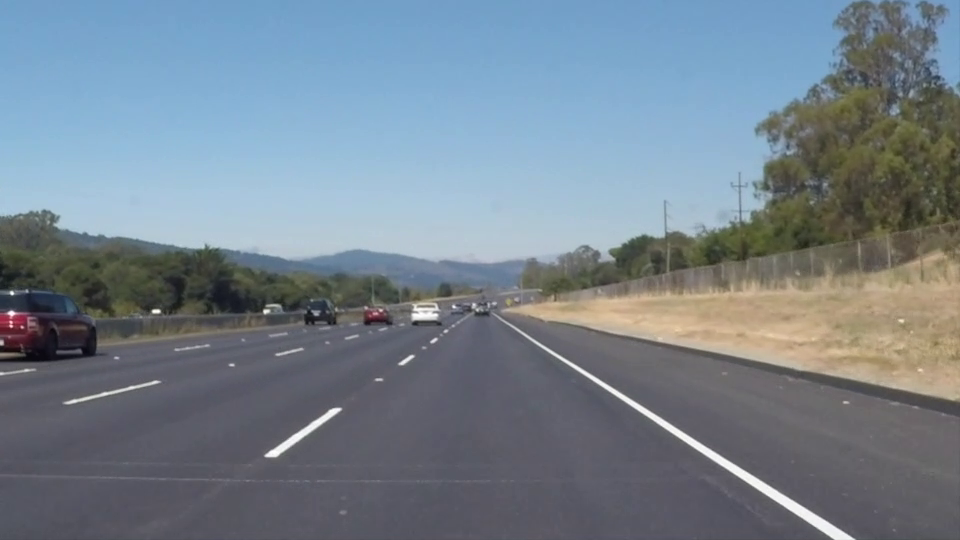
#> input picture frame 22 of test_video/solidWhiteRight.mp4, 960 x 540 px, given in place of challenge.mp4, which was not available
$ python lane_detection_for_video.py
#> lines starting #> are read from the running program, lines starting #| are printed output that depends on the picture; after the words box and inside, x2 and y2 are one past the last pixel; in counts of white or black regions, pixels touching at a corner belong together; pictures that were not available may be replaced by others from this repository, and a replacement may not be noted
### slidewindow.py
import cv2
import numpy as np
import matplotlib.pyplot as plt
# from scipy.interpolate import *
from matplotlib.pyplot import *
import math
# float로 조향값 public

TOTAL_CNT = 50

class SlideWindow:

    def __init__(self):
        self.current_line = "DEFAULT"
        self.left_fit = None
        self.right_fit = None
        self.leftx = None
        self.rightx = None
        self.lhd = 240
        self.left_cnt = 25
        self.right_cnt = 25

        self.x_previous = 320


    def slidewindow(self, img, roi_flag):

        x_location = 320
        # init out_img, height, width
        out_img = np.dstack((img, img, img)) * 255# deleted
        # out_img = img # added
        height = img.shape[0]
        width = img.shape[1]

        # num of windows and init the height
        window_height = 15 # 7
        nwindows = 30 # 30

        # find nonzero location in img, nonzerox, nonzeroy is the array flatted one dimension by x,y
        nonzero = img.nonzero()
        #print nonzero
        nonzeroy = np.array(nonzero[0])
        nonzerox = np.array(nonzero[1])
        #print nonzerox
        # init data need to sliding windows
        margin = 40
        minpix = 0 #10
        left_lane_inds = []
        right_lane_inds = []

        win_h1 = 380
        win_h2 = 480

        win_l_w_l = 185 - 80
        win_l_w_r = 185 + 80
        win_r_w_l = 455 - 80
        win_r_w_r = 455 + 80

        circle_height = 240

        road_width = 0.47 # 0.415
        half_road_width = 0.5 * road_width

        pts_left = np.array([[win_l_w_l, win_h2], [win_l_w_l, win_h1], [win_l_w_r, win_h1], [win_l_w_r, win_h2]], np.int32)
        cv2.polylines(out_img, [pts_left], False, (0,255,0), 1)
        pts_right = np.array([[win_r_w_l, win_h2], [win_r_w_l, win_h1], [win_r_w_r, win_h1], [win_r_w_r, win_h2]], np.int32)
        cv2.polylines(out_img, [pts_right], False, (255,0,0), 1)

        pts_catch = np.array([[0, circle_height], [width, circle_height]], np.int32)
        cv2.polylines(out_img, [pts_catch], False, (0,120,120), 1)


        # indicies before start line(the region of pts_left)
        # 337 -> 310
        good_left_inds = ((nonzerox >= win_l_w_l) & (nonzeroy <= win_h2) & (nonzeroy > win_h1) & (nonzerox <= win_l_w_r)).nonzero()[0]
        good_right_inds = ((nonzerox >= win_r_w_l) & (nonzeroy <= win_h2) & (nonzeroy > win_h1) & (nonzerox <= win_r_w_r)).nonzero()[0]

        # left line exist, lefty current init
        y_current = height - 1
        x_current = None

        # check the minpix before left start line
        # if minpix is enough on left, draw left, then draw right depends on left
        # else draw right, then draw left depends on right


        if len(good_left_inds) > len(good_right_inds):

            # self.current_line = "LEFT"
            line_flag = 1
            x_current = int(np.mean(nonzerox[good_left_inds]))
            # y_current = int(np.mean(nonzeroy[good_left_inds]))

        elif len(good_left_inds) < len(good_right_inds):

            # self.current_line = "RIGHT"
            line_flag = 2
            x_current = int(np.mean(nonzerox[good_right_inds]))
            # y_current = int(np.mean(nonzeroy[good_right_inds]))

        else:
            # print("Cant SEE!!!!")
            self.current_line = "MID"
            line_flag = 3

        # it's just for visualization of the valid inds in the region: ind dot
        if line_flag == 1:
            for i in range(len(good_left_inds)):
                img = cv2.circle(out_img, (nonzerox[good_left_inds[i]], nonzeroy[good_left_inds[i]]), 1, (0,255,0), -1)
        elif line_flag == 2:
            for i in range(len(good_right_inds)):
                img = cv2.circle(out_img, (nonzerox[good_right_inds[i]], nonzeroy[good_right_inds[i]]), 1, (255,0,0), -1)


        # window sliding and draw
        for window in range(0, nwindows):
            if line_flag == 1:
                # rectangle x,y range init
                win_y_low = y_current - (window + 1) * window_height
                win_y_high = y_current - (window) * window_height
                win_x_low = x_current - margin
                win_x_high = x_current + margin

                # draw rectangle
                # 0.33 is for width of the road
                cv2.rectangle(out_img, (win_x_low, win_y_low), (win_x_high, win_y_high), (0, 255, 0), 1)
                cv2.rectangle(out_img, (win_x_low + int(width * road_width), win_y_low), (win_x_high + int(width * road_width), win_y_high), (255, 0, 0), 1)

                # indicies of dots in nonzerox in one square
                good_left_inds = ((nonzeroy >= win_y_low) & (nonzeroy < win_y_high) & (nonzerox >= win_x_low) & (nonzerox < win_x_high)).nonzero()[0]

                # check num of indicies in square and put next location to current
                if len(good_left_inds) > minpix:
                    x_current = int(np.mean(nonzerox[good_left_inds]))

                elif nonzeroy[left_lane_inds] != [] and nonzerox[left_lane_inds] != []:
                    p_left = np.polyfit(nonzeroy[left_lane_inds], nonzerox[left_lane_inds], 2)
                    x_current = int(np.polyval(p_left, win_y_high))

                # 338~344 is for recognize line which is yellow line in processed image(you can check in imshow)
                # print("win:", win_y_low)

                if circle_height - 10 <= win_y_low < circle_height + 10:
                    # 0.165 is the half of the road(0.33)
                    x_location = int(x_current + width * half_road_width)
                    # self.x_previous = x_location
                    cv2.circle(out_img, (x_location, circle_height), 10, (0, 0, 255), 5)

            elif line_flag == 2: # change line from left to right above(if)

                win_y_low = y_current - (window + 1) * window_height
                win_y_high = y_current - (window) * window_height
                win_x_low = x_current - margin
                win_x_high = x_current + margin


                cv2.rectangle(out_img, (win_x_low - int(width * road_width), win_y_low), (win_x_high - int(width * road_width), win_y_high), (0, 255, 0), 1)
                cv2.rectangle(out_img, (win_x_low, win_y_low), (win_x_high, win_y_high), (255, 0, 0), 1)

                good_right_inds = ((nonzeroy >= win_y_low) & (nonzeroy < win_y_high) & (nonzerox >= win_x_low) & (nonzerox < win_x_high)).nonzero()[0]

                if len(good_right_inds) > minpix:
                    x_current = int(np.mean(nonzerox[good_right_inds]))

                elif nonzeroy[right_lane_inds] != [] and nonzerox[right_lane_inds] != []:
                    p_right = np.polyfit(nonzeroy[right_lane_inds], nonzerox[right_lane_inds], 2)
                    x_current = int(np.polyval(p_right, win_y_high))

                if circle_height - 10 <= win_y_low < circle_height + 10:
                    # 0.165 is the half of the road(0.33)
                    x_location = int(x_current - width * half_road_width)
                    # self.x_previous = x_location
                    cv2.circle(out_img, (x_location, circle_height), 10, (0, 0, 255), 5)


            else : # can't see
                # print("Cant SEE!!!!")
                x_location = self.x_previous
                cv2.circle(out_img, (x_location, circle_height), 10, (0, 0, 255), 5)


            if x_location == 320:
                x_location = self.x_previous
                cv2.circle(out_img, (x_location, circle_height), 10, (0, 0, 255), 5)

            self.x_previous = x_location

        return out_img, x_location, self.current_line

### lane_detection_for_video.py
import cv2
import numpy as np
from slidewindow import SlideWindow

class LaneDetection:
    def __init__(self):
        # 초기화
        self.slidewindow = SlideWindow()

        # 트랙바 초기값 설정
        self.lower_yellow = np.array([20, 110, 40])
        self.upper_yellow = np.array([53, 240, 255])
        self.lower_white = np.array([10, 0, 214])
        self.upper_white = np.array([82, 140, 255])

        # 트랙바 창 생성
        cv2.namedWindow("Trackbars")
        self.create_trackbars()

        # 비디오 파일 로드
        self.video_path = '/Users/seongjinjeong/lane_detection/road_lane_line_detection/test_video/challenge.mp4'  # 비디오 파일 경로를 지정하세요
        self.cap = cv2.VideoCapture(self.video_path)

        if not self.cap.isOpened():
            print("Error: Could not open video.")
            return

        self.process_video()

    def process_video(self):
        while True:
            ret, frame = self.cap.read()
#> frame is the input picture: shape (540, 960, 3); mean B, G, R 141.9, 130.7, 117.7
            if not ret:
                # 비디오의 끝에 도달하면 처음으로 되돌립니다.
                self.cap.set(cv2.CAP_PROP_POS_FRAMES, 0)
                continue

            # 비디오 프레임 크기 조정
            frame_resized = cv2.resize(frame, (640, 480))
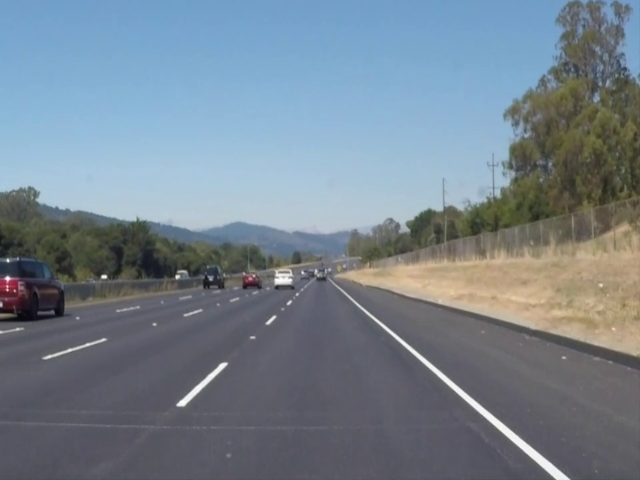
#> frame_resized: shape (480, 640, 3); mean B, G, R 141.9, 130.6, 117.6

            # 이미지 처리
            y, x = frame_resized.shape[0:2]

            # HSV 변환 및 마스크 생성
            img_hsv = cv2.cvtColor(frame_resized, cv2.COLOR_BGR2HSV)
#> img_hsv: shape (480, 640, 3); mean H, S, V 94.9, 54.6, 147.7

            h, s, v = cv2.split(img_hsv)
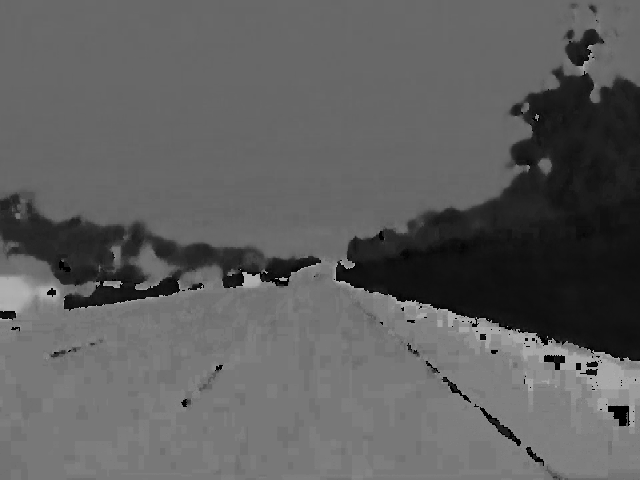
#> h: shape (480, 640); min 0, max 179, mean 94.9
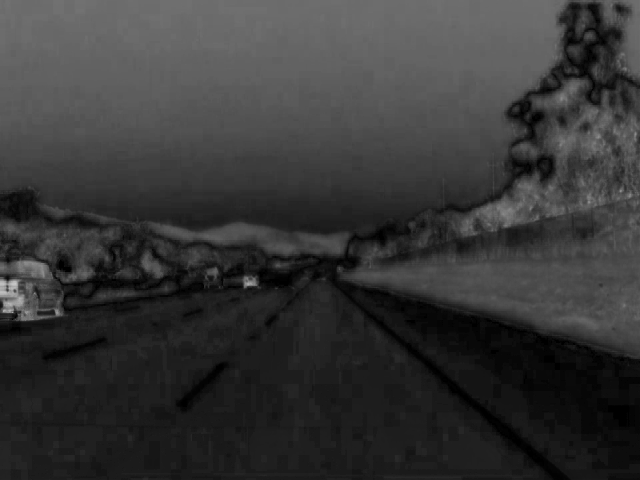
#> s: shape (480, 640); min 0, max 201, mean 54.6
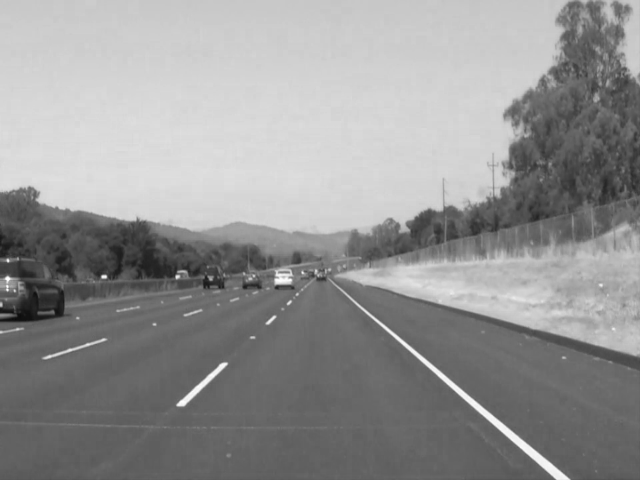
#> v: shape (480, 640); min 10, max 255, mean 147.7

            # 트랙바로부터 HSV 값 읽기
            self.read_trackbar_values()

            # 노란색 및 흰색 마스크 생성
            mask_yellow = cv2.inRange(img_hsv, self.lower_yellow, self.upper_yellow)
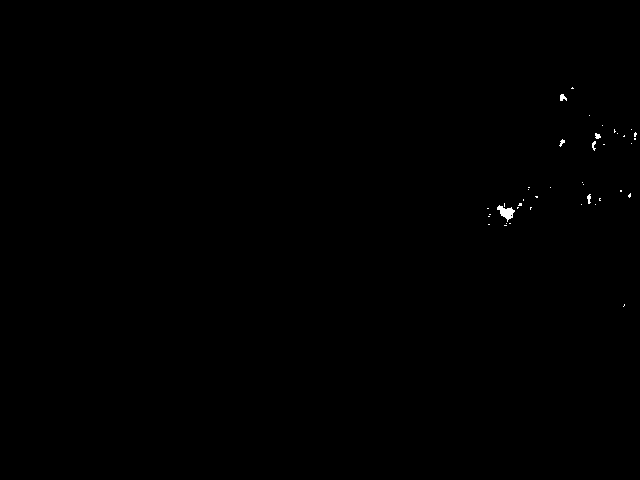
#> mask_yellow: shape (480, 640); 0.13% white; 41 white regions (35 under 20 px), largest, box (x1, y1, x2, y2) and area: (497, 205, 515, 222) 149, (560, 94, 567, 101) 34, (587, 194, 591, 204) 27, (595, 133, 601, 139) 26, (592, 141, 596, 151) 24, (559, 139, 565, 147) 23
            mask_white = cv2.inRange(img_hsv, self.lower_white, self.upper_white)
#> mask_white: shape (480, 640); 0.27% white; 41 white regions (35 under 20 px), largest, box (x1, y1, x2, y2) and area: (426, 286, 467, 295) 179, (399, 278, 423, 288) 136, (502, 293, 538, 303) 120, (489, 419, 510, 438) 109, (448, 381, 458, 391) 35, (276, 273, 291, 277) 33
            filtered_yellow = cv2.bitwise_and(frame_resized, frame_resized, mask=mask_yellow)
            filtered_white = cv2.bitwise_and(frame_resized, frame_resized, mask=mask_white)
            masks = cv2.bitwise_or(mask_yellow, mask_white)
#> masks: shape (480, 640); 0.4% white; 82 white regions (70 under 20 px), largest, box (x1, y1, x2, y2) and area: (426, 286, 467, 295) 179, (497, 205, 515, 222) 149, (399, 278, 423, 288) 136
            filtered_img = cv2.bitwise_and(frame_resized, frame_resized, mask=masks)

            # Perspective Transform
            left_margin = 250
            top_margin = 320
            src_point1 = [100, 460]      # 왼쪽 아래
            src_point2 = [left_margin+20, top_margin]
            src_point3 = [x-left_margin-20, top_margin]
            src_point4 = [x -100, 460]

            src_points = np.float32([src_point1, src_point2, src_point3, src_point4])

            dst_point1 = [x//4, 460]    # 왼쪽 아래
            dst_point2 = [x//4, 0]      # 왼쪽 위
            dst_point3 = [x//4*3, 0]    # 오른쪽 위
            dst_point4 = [x//4*3, 460]  # 오른쪽 아래

            dst_points = np.float32([dst_point1, dst_point2, dst_point3, dst_point4])

            matrix = cv2.getPerspectiveTransform(src_points, dst_points)
            warped_img = cv2.warpPerspective(filtered_img, matrix, (640, 480))

            # 이미지 평행이동
            translated_img = self.translate_image(warped_img, tx=0, ty=0)

            # 기존 HSV 방식에서 다시 살리기
            grayed_img = cv2.cvtColor(translated_img, cv2.COLOR_BGR2GRAY)

            # 이미지 이진화
            bin_img = np.zeros_like(grayed_img)
            bin_img[grayed_img > 20] = 1

            # 슬라이딩 윈도우 차선 검출
            out_img, x_location, _ = self.slidewindow.slidewindow(bin_img, False)
#> after the loop in slidewindow, `for window in range(0, nwindows):`:
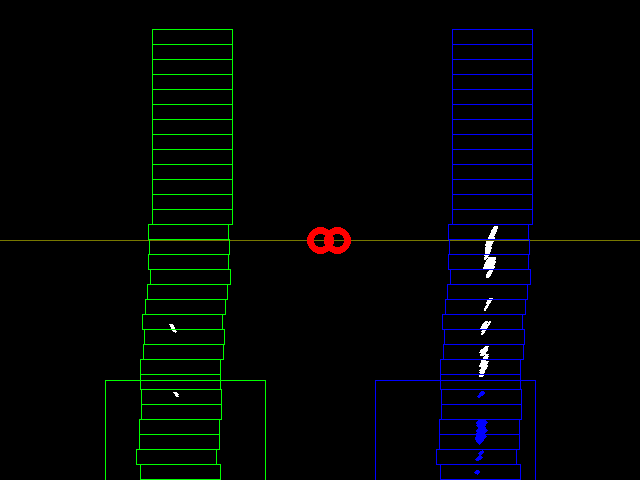
#> out_img: shape (480, 640, 3); mean of channels 0, 1, 2 3.9, 3.9, 1.4; drawn as B, G, R
#> x_location = 337
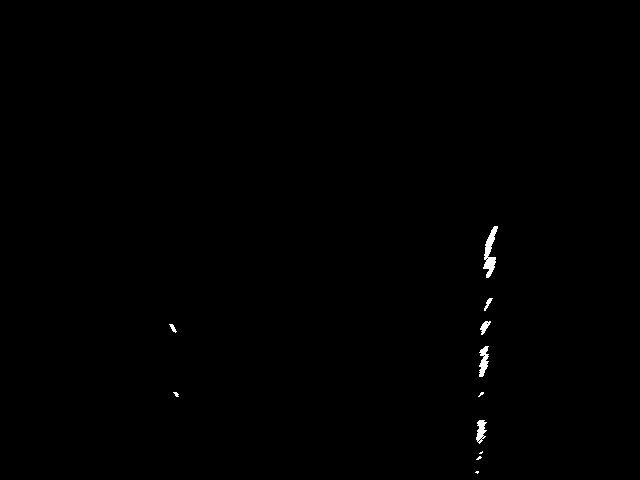
#> bin_img: shape (480, 640); values 0 (black) and 1 (white), 0.3% white; 11 white regions (5 under 20 px), largest, box (x1, y1, x2, y2) and area: (483, 226, 498, 278) 353, (479, 346, 489, 377) 189, (476, 420, 487, 444) 156, (480, 321, 491, 335) 76, (484, 298, 493, 311) 44, (169, 324, 177, 333) 33

            # 결과 표시
            cv2.imshow('Original Video Frame', frame_resized)
            cv2.imshow("Yellow Mask", filtered_yellow)
            cv2.imshow("White Mask", filtered_white)
            cv2.imshow("Filtered Image", filtered_img)
            cv2.imshow("Warped Image", warped_img)
            cv2.imshow("Output Image", out_img)
            print("x_location", x_location)
#| x_location 337

            if cv2.waitKey(1) & 0xFF == ord('q'):
#> (key q is pressed here)
                break

        self.cap.release()
        cv2.destroyAllWindows()

    def translate_image(self, image, tx, ty):
        """
        이미지 평행이동 함수
        :param image: 입력 이미지
        :param tx: x축 평행이동 거리
        :param ty: y축 평행이동 거리
        :return: 평행이동된 이미지
        """
        rows, cols = image.shape[:2]

        # 평행이동 행렬 생성
        translation_matrix = np.float32([[1, 0, tx], [0, 1, ty]])

        # 이미지 평행이동
        translated_image = cv2.warpAffine(image, translation_matrix, (cols, rows))

        return translated_image

    def create_trackbars(self):
        # 노란색 HSV 범위 트랙바
        cv2.createTrackbar("Yellow Lower H", "Trackbars", self.lower_yellow[0], 180, self.nothing)
        cv2.createTrackbar("Yellow Lower S", "Trackbars", self.lower_yellow[1], 255, self.nothing)
        cv2.createTrackbar("Yellow Lower V", "Trackbars", self.lower_yellow[2], 255, self.nothing)
        cv2.createTrackbar("Yellow Upper H", "Trackbars", self.upper_yellow[0], 180, self.nothing)
        cv2.createTrackbar("Yellow Upper S", "Trackbars", self.upper_yellow[1], 255, self.nothing)
        cv2.createTrackbar("Yellow Upper V", "Trackbars", self.upper_yellow[2], 255, self.nothing)

        # 흰색 HSV 범위 트랙바
        cv2.createTrackbar("White Lower H", "Trackbars", self.lower_white[0], 180, self.nothing)
        cv2.createTrackbar("White Lower S", "Trackbars", self.lower_white[1], 255, self.nothing)
        cv2.createTrackbar("White Lower V", "Trackbars", self.lower_white[2], 255, self.nothing)
        cv2.createTrackbar("White Upper H", "Trackbars", self.upper_white[0], 180, self.nothing)
        cv2.createTrackbar("White Upper S", "Trackbars", self.upper_white[1], 255, self.nothing)
        cv2.createTrackbar("White Upper V", "Trackbars", self.upper_white[2], 255, self.nothing)

    def read_trackbar_values(self):
        self.lower_yellow[0] = cv2.getTrackbarPos("Yellow Lower H", "Trackbars")
        self.lower_yellow[1] = cv2.getTrackbarPos("Yellow Lower S", "Trackbars")
        self.lower_yellow[2] = cv2.getTrackbarPos("Yellow Lower V", "Trackbars")
        self.upper_yellow[0] = cv2.getTrackbarPos("Yellow Upper H", "Trackbars")
        self.upper_yellow[1] = cv2.getTrackbarPos("Yellow Upper S", "Trackbars")
        self.upper_yellow[2] = cv2.getTrackbarPos("Yellow Upper V", "Trackbars")

        self.lower_white[0] = cv2.getTrackbarPos("White Lower H", "Trackbars")
        self.lower_white[1] = cv2.getTrackbarPos("White Lower S", "Trackbars")
        self.lower_white[2] = cv2.getTrackbarPos("White Lower V", "Trackbars")
        self.upper_white[0] = cv2.getTrackbarPos("White Upper H", "Trackbars")
        self.upper_white[1] = cv2.getTrackbarPos("White Upper S", "Trackbars")
        self.upper_white[2] = cv2.getTrackbarPos("White Upper V", "Trackbars")

    def nothing(self, x):
        pass

if __name__ == "__main__":
    LaneDetection()

$ run again, starting later in the video
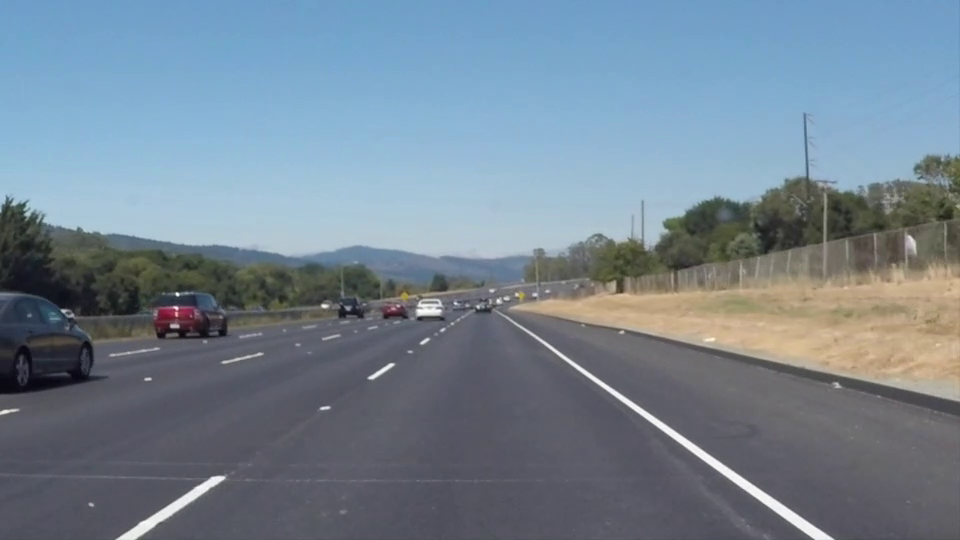
#> input picture frame 99 of test_video/solidWhiteRight.mp4, 960 x 540 px, given in place of challenge.mp4, which was not available
#> in process_video, frame is the input picture: shape (540, 960, 3); mean B, G, R 146, 132.3, 116.7
#> img_hsv: shape (480, 640, 3); mean H, S, V 97.6, 57, 150.5
#> mask_yellow: shape (480, 640); 0.01% white in thin lines or dots, all inside (x1, y1, x2, y2) = (187, 181, 629, 270)
#> in process_video, `mask_white = cv2.inRange(img_hsv, self.lower_white, self.upper_white)`:
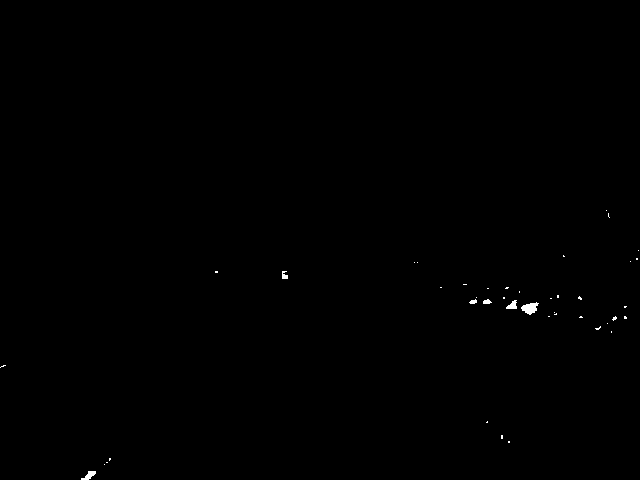
#> mask_white: shape (480, 640); 0.17% white; 42 white regions (36 under 20 px), largest, box (x1, y1, x2, y2) and area: (521, 302, 539, 315) 139, (81, 471, 96, 480) 71, (506, 300, 517, 309) 63, (282, 271, 288, 279) 36, (483, 299, 492, 304) 32, (469, 299, 477, 304) 27
#> masks: shape (480, 640); 0.18% white; 46 white regions (39 under 20 px), largest, box (x1, y1, x2, y2) and area: (521, 302, 539, 315) 139, (81, 471, 96, 480) 71, (506, 300, 517, 309) 63
#> after the loop in slidewindow, `for window in range(0, nwindows):`:
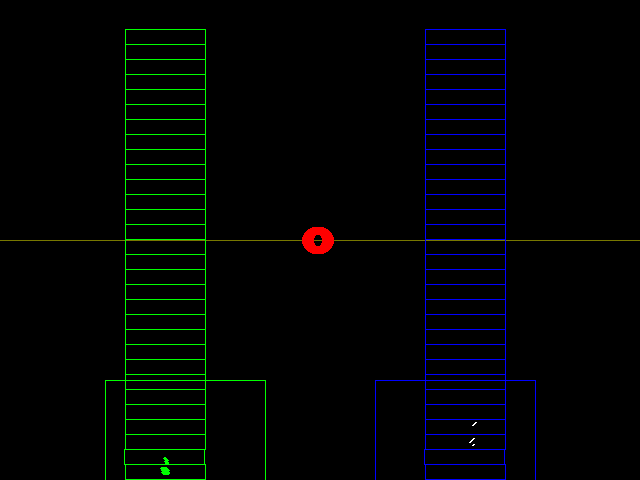
#> out_img: shape (480, 640, 3); mean of channels 0, 1, 2 3.1, 3.4, 0.8; drawn as B, G, R
#> x_location = 315
#> bin_img: shape (480, 640); values 0 (black) and 1 (white), 0.02% white; 5 white regions (4 under 20 px), largest, box (x1, y1, x2, y2) and area: (161, 468, 169, 474) 37
#| x_location 315
